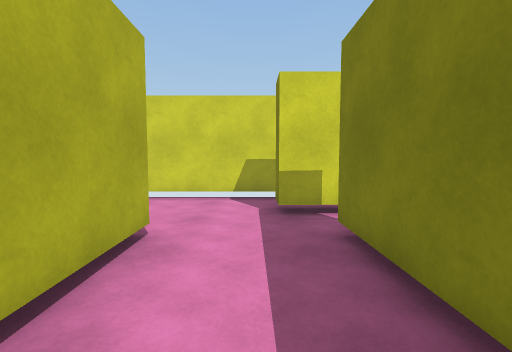
[1] (above)

16 first-person views from a walk through a Unity game level. The camera is 1.3 m above the floor, tilts 4° down and sees 85° across. The floor is counted in squares, 1 m on a side. Each view is taken from the middle of a square. On the plan, view 1 faces up. The plan holds only what a view shows up to about 13 squares ahead; the rest is blank. Surface patterns are stand-ins for the level's own textures.

[2]
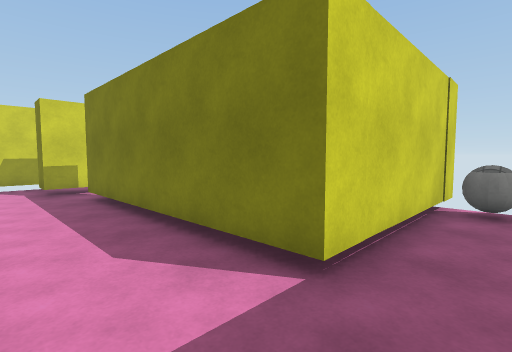

[3]
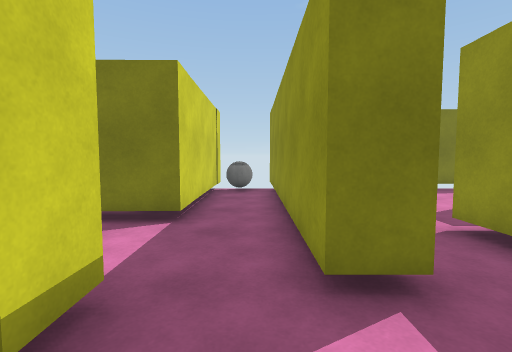

[4]
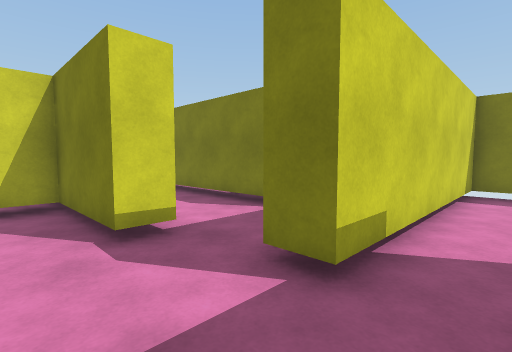

[5]
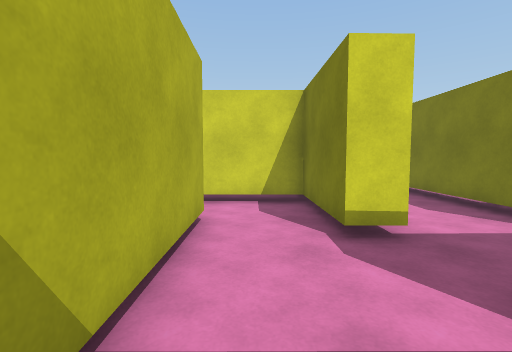

[6]
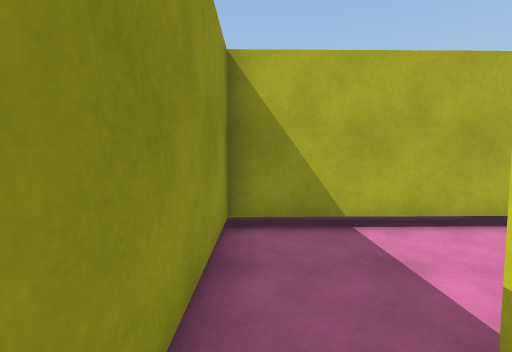

[7]
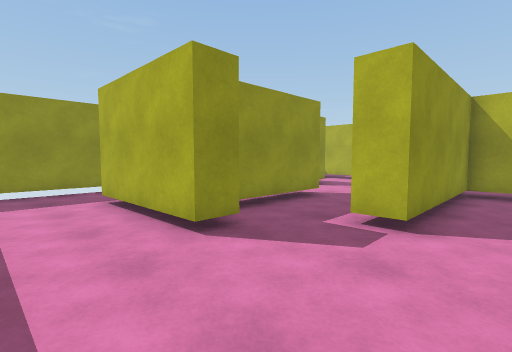

[8]
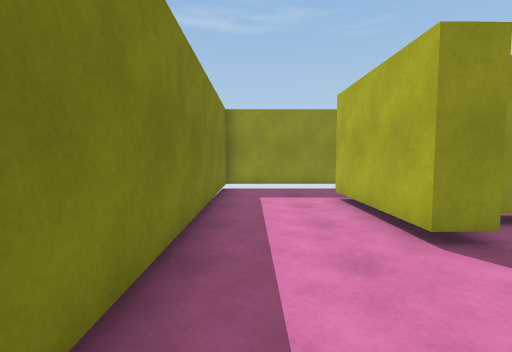

[9]
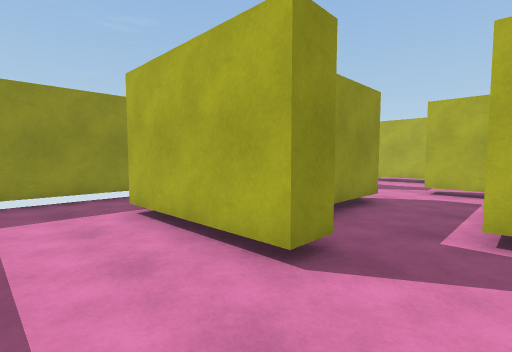

[10]
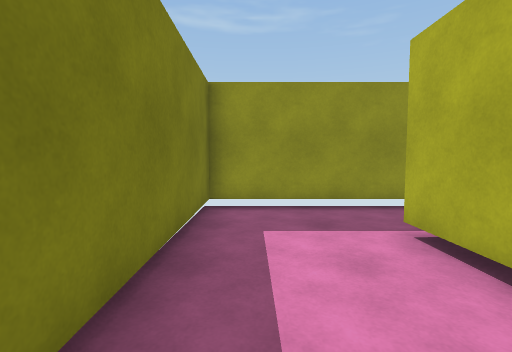

[11]
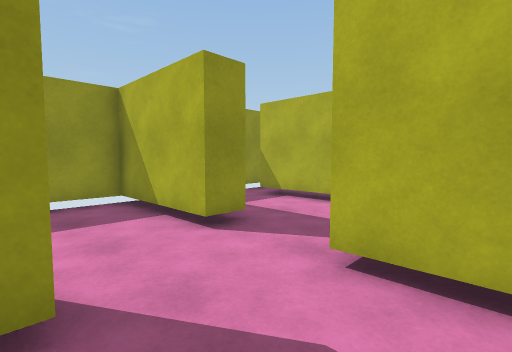

[12]
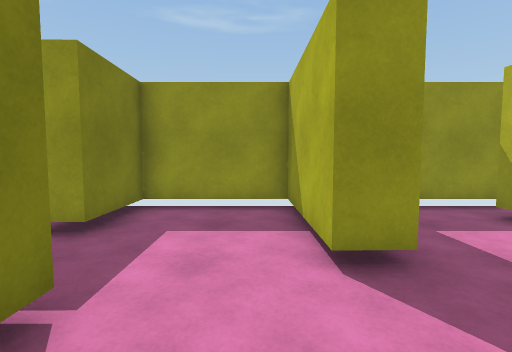

[13]
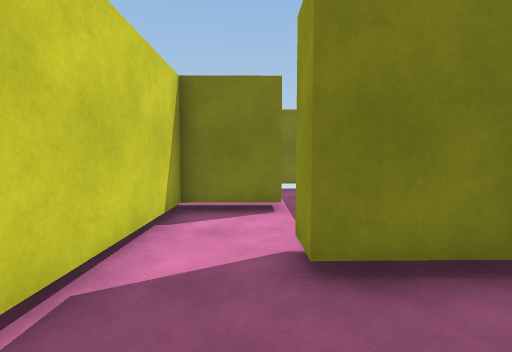

[14]
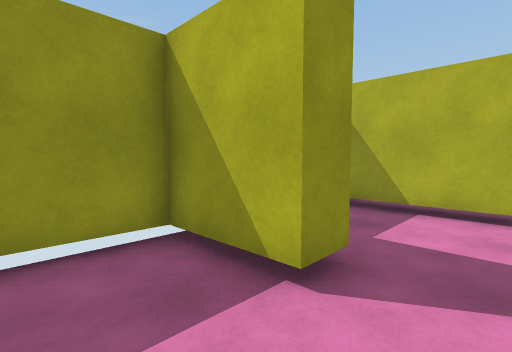

[15]
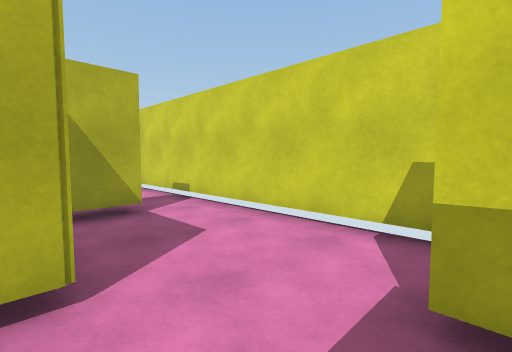

[16]
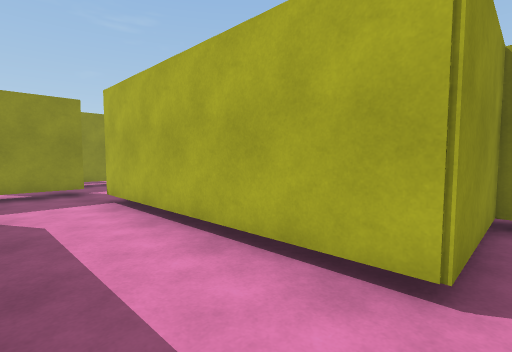

### Floor plan
Points are (right, up) in squares from view 1. A wall is a line through its corners. A room is listed if a view was taken in it or the views show most of it. See-through windows are left out.
Room 1 (views 1, 2, 3, 4, 5, 6, 15, 16)
walls: (-5.1, -2.4) (-5, -8.5) (0.9, -8.5); (0.5, -6.6) (-1.5, -6.6) (-1.5, -5.6) (7.9, -5.6); (1.9, 6.2) (0.5, 6.2) (0.5, 7.3); (-5.4, 6.7) (-5.4, 4.5) (-1.7, 4.6) (-1.6, -3.7) (-2.6, -3.7) (-2.6, -2.5); (0.8, 8.6) (-5.4, 8.6); (8, -3.5) (1.5, -3.6) (1.4, 4.7)
ways out: opening at (-0.5, -8) to room 2; opening at (-6, 7.5); opening at (-4, -3); gap at (2, 5)
objects: ball (6, -5) to (7, -4)
Room 2 (views 7, 8, 9, 10, 11, 12)
walls: (2.4, -11) (3.5, -11) (3.5, -15.6); (0.9, -8.5) (0.9, -9.6); (-2.4, -12.2) (1.4, -12.2); (-4.9, -10) (-4.9, -11.7); (2.6, -18.1) (7.2, -18.1) (7, -6.6) (0.5, -6.6)
ways out: opening at (-0.5, -8) to room 1; opening at (-3.5, -12) to room 3; opening at (3, -16.5) to room 4
Room 3 (view 13)
walls: (-4.9, -14.2) (-4.8, -18.1) (-1.1, -18.1) (-1.2, -15.6) (-0.2, -15.5); (0.6, -13.2) (-2.3, -13.2) (-2.3, -12.7)
ways out: opening at (-3.5, -12) to room 2; opening at (-0.5, -14.5) to room 4; opening at (-5.5, -13)
Room 4 (view 14)
walls: (-0.2, -15.5) (-0.1, -18.1) (2.6, -18.1); (2.5, -15.6) (2.5, -13.2) (0.6, -13.2)
ways out: opening at (3, -16.5) to room 2; opening at (-0.5, -14.5) to room 3

Where each view was taken, in squares from view 1:
view 1: 0 up, 0 right, facing up
view 2: 5 down, 1 left, facing up-right
view 3: 5 down, 4 left, facing right
view 4: 8 down, 4 left, facing up-right
view 5: 8 down, 4 left, facing up
view 6: 8 down, 0 right, facing left
view 7: 7 down, 6 right, facing down-left
view 8: 7 down, 6 right, facing down
view 9: 9 down, 6 right, facing down-left
view 10: 11 down, 6 right, facing down
view 11: 10 down, 2 left, facing down-left
view 12: 11 down, 4 left, facing down
view 13: 15 down, 4 left, facing right
view 14: 14 down, 2 right, facing down-left
view 15: 4 up, 1 right, facing up-left
view 16: 5 up, 1 right, facing down-left
